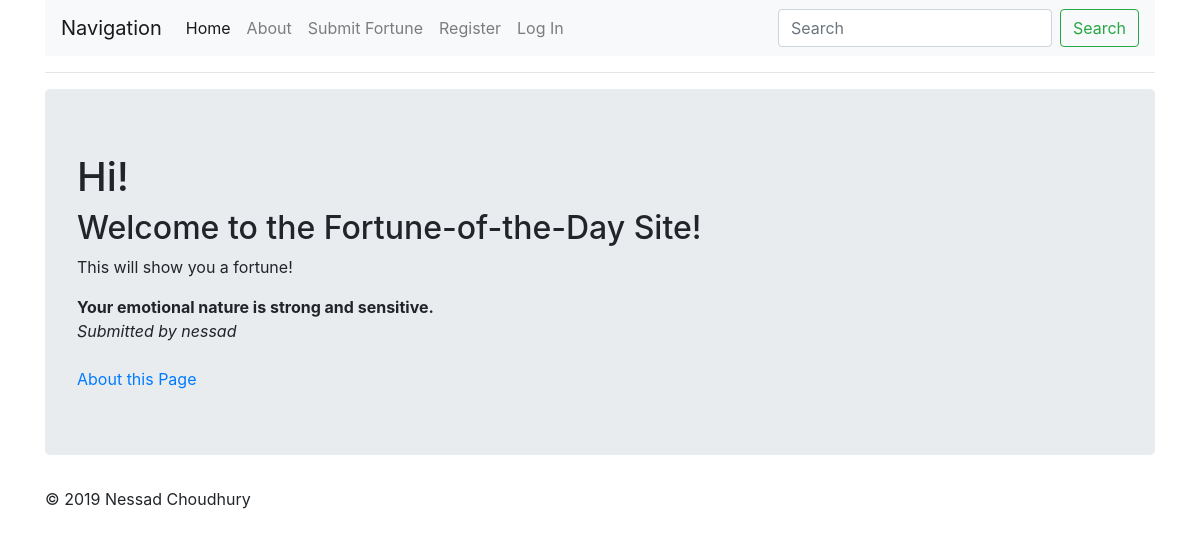
The page / on the database its author committed.
### fortunesite/models.py (models this page shows, shortened)
class Fortune(db.Model):
    id = db.Column(db.Integer, primary_key=True)
    content = db.Column(db.String(140))
    timestamp = db.Column(db.DateTime, index=True,
                          default=datetime.utcnow)
    user_id = db.Column(db.Integer, db.ForeignKey('user.id'))

class User(UserMixin, db.Model):
    id = db.Column(db.Integer, primary_key=True)
    username = db.Column(db.String(64), index=True, unique=True,
                         nullable=False)
    email = db.Column(db.String(120), index=True, unique=True)
    password_hash = db.Column(db.String(128))
    fortunes = db.relationship('Fortune', backref='author', lazy=True)
    about_me = db.Column(db.String(140))
    last_seen = db.Column(db.DateTime, default=datetime.utcnow)
    followed = db.relationship(
        'User', secondary=followers,
        primaryjoin=(followers.c.follower_id == id),
        secondaryjoin=(followers.c.followed_id == id),
        backref=db.backref('followers', lazy='dynamic'), lazy='dynamic')

### fortunesite/routes.py (the view)
@app.route('/index')
@app.route('/')
def index():
    fortune = random.choice(Fortune.query.all())
    return render_template("index.html", fortune=fortune)

### fortunesite/routes.py (called while the page is built)
@app.before_request
def before_request():
    if current_user.is_authenticated:
        current_user.last_seen = datetime.utcnow()
        db.session.commit()

### fortunesite/templates/index.html (shortened to what this page needs)
{% extends "layout.html" %}
{% block body %}
<div class="jumbotron">
    {% if current_user.is_authenticated %}
        <h1>Hi, {{ current_user.username }}!</h1>
    {% else %}
        <h1>Hi! </h1>
    {% endif %}
    <h2>Welcome to the Fortune-of-the-Day Site!</h2>
    <p>This will show you a fortune!</p>
    <body><b>{{ fortune.content }}</b><br>
    <i>Submitted by {{ fortune.author.username }}</i>
    </body>
    <br><br>
    <a href="about">About this Page</a>
</div>
{% endblock %}

### rows shown on the page
Fortune: content "Your emotional nature is strong and sensitive."
User: author.username "nessad"
